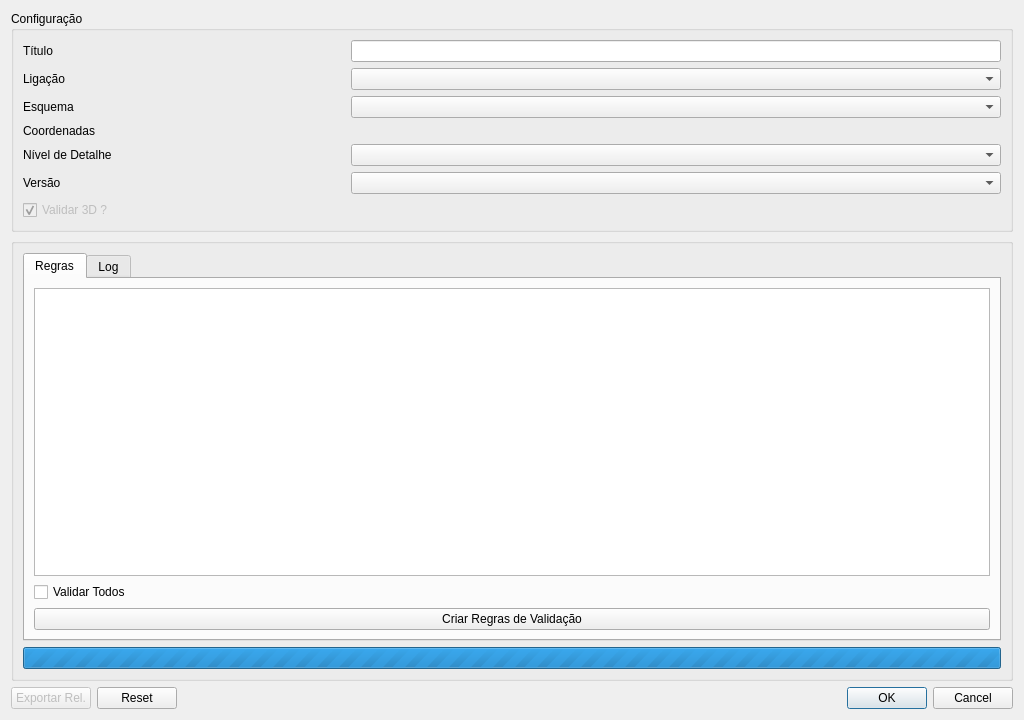
<?xml version="1.0" encoding="UTF-8"?>
<ui version="4.0">
 <class>ValidationDialog</class>
 <widget class="QDialog" name="ValidationDialog">
  <property name="geometry">
   <rect>
    <x>0</x>
    <y>0</y>
    <width>1024</width>
    <height>720</height>
   </rect>
  </property>
  <property name="windowTitle">
   <string>Direção-Geral do Território - Recart - Validar Cartografia</string>
  </property>
  <property name="locale">
   <locale language="Portuguese" country="Portugal"/>
  </property>
  <layout class="QGridLayout" name="gridLayout">
   <item row="2" column="1">
    <widget class="QDialogButtonBox" name="buttonBox">
     <property name="standardButtons">
      <set>QDialogButtonBox::Cancel|QDialogButtonBox::Ok|QDialogButtonBox::Reset</set>
     </property>
    </widget>
   </item>
   <item row="1" column="0" colspan="2">
    <widget class="QWidget" name="widget" native="true">
     <layout class="QGridLayout" name="gridLayout_6">
      <property name="leftMargin">
       <number>0</number>
      </property>
      <property name="topMargin">
       <number>0</number>
      </property>
      <property name="rightMargin">
       <number>0</number>
      </property>
      <property name="bottomMargin">
       <number>0</number>
      </property>
      <item row="0" column="0" colspan="2">
       <widget class="QGroupBox" name="groupBox_4">
        <property name="title">
         <string>Configuração</string>
        </property>
        <layout class="QGridLayout" name="gridLayout_3">
         <item row="6" column="1" colspan="2">
          <widget class="QComboBox" name="versaocomboBox"/>
         </item>
         <item row="5" column="1" colspan="2">
          <widget class="QComboBox" name="comboBox"/>
         </item>
         <item row="5" column="0">
          <widget class="QLabel" name="label_4">
           <property name="text">
            <string>Nível de Detalhe</string>
           </property>
          </widget>
         </item>
         <item row="7" column="0">
          <widget class="QCheckBox" name="checkBox">
           <property name="enabled">
            <bool>false</bool>
           </property>
           <property name="visible">
            <bool>false</bool>
           </property>
           <property name="text">
            <string>Validar 3D ?</string>
           </property>
           <property name="checked">
            <bool>true</bool>
           </property>
          </widget>
         </item>
         <item row="6" column="0">
          <widget class="QLabel" name="label">
           <property name="text">
            <string>Versão</string>
           </property>
          </widget>
         </item>
         <item row="2" column="0">
          <widget class="QLabel" name="label_3">
           <property name="text">
            <string>Esquema</string>
           </property>
          </widget>
         </item>
         <item row="1" column="0">
          <widget class="QLabel" name="label_11">
           <property name="text">
            <string>Ligação</string>
           </property>
          </widget>
         </item>
         <item row="2" column="1" colspan="2">
          <widget class="QComboBox" name="schemaName"/>
         </item>
         <item row="0" column="1" colspan="2">
          <widget class="QLineEdit" name="lineEdit"/>
         </item>
         <item row="0" column="0">
          <widget class="QLabel" name="label_12">
           <property name="text">
            <string>Título</string>
           </property>
          </widget>
         </item>
         <item row="1" column="1" colspan="2">
          <widget class="QComboBox" name="connCombo"/>
         </item>
         <item row="4" column="1">
          <widget class="QgsProjectionSelectionWidget" name="mQgsProjectionSelectionWidget"/>
         </item>
         <item row="4" column="0">
          <widget class="QLabel" name="label_2">
           <property name="text">
            <string>Coordenadas</string>
           </property>
          </widget>
         </item>
        </layout>
       </widget>
      </item>
      <item row="2" column="0" colspan="2">
       <widget class="QGroupBox" name="groupBox_5">
        <property name="title">
         <string/>
        </property>
        <layout class="QVBoxLayout" name="verticalLayout_2">
         <item>
          <widget class="QTabWidget" name="tabWidget">
           <property name="currentIndex">
            <number>0</number>
           </property>
           <widget class="QWidget" name="tab">
            <attribute name="title">
             <string>Regras</string>
            </attribute>
            <layout class="QVBoxLayout" name="verticalLayout">
             <item>
              <widget class="QTableView" name="tableView"/>
             </item>
             <item>
              <widget class="QCheckBox" name="checkBoxAll">
               <property name="text">
                <string>Validar Todos</string>
               </property>
              </widget>
             </item>
             <item>
              <widget class="QPushButton" name="pushButton">
               <property name="text">
                <string>Criar Regras de Validação</string>
               </property>
              </widget>
             </item>
            </layout>
           </widget>
           <widget class="QWidget" name="tab_2">
            <attribute name="title">
             <string>Log</string>
            </attribute>
            <layout class="QVBoxLayout" name="verticalLayout_3">
             <item>
              <widget class="QPlainTextEdit" name="plainTextEdit"/>
             </item>
            </layout>
           </widget>
          </widget>
         </item>
         <item>
          <widget class="QProgressBar" name="progressBar">
           <property name="maximum">
            <number>0</number>
           </property>
           <property name="value">
            <number>0</number>
           </property>
          </widget>
         </item>
        </layout>
       </widget>
      </item>
     </layout>
    </widget>
   </item>
   <item row="2" column="0">
    <widget class="QPushButton" name="relButton">
     <property name="enabled">
      <bool>false</bool>
     </property>
     <property name="text">
      <string>Exportar Rel.</string>
     </property>
    </widget>
   </item>
  </layout>
 </widget>
 <customwidgets>
  <customwidget>
   <class>QgsProjectionSelectionWidget</class>
   <extends>QWidget</extends>
   <header>qgsprojectionselectionwidget.h</header>
  </customwidget>
 </customwidgets>
 <resources/>
 <connections>
  <connection>
   <sender>buttonBox</sender>
   <signal>rejected()</signal>
   <receiver>ValidationDialog</receiver>
   <slot>reject()</slot>
   <hints>
    <hint type="sourcelabel">
     <x>400</x>
     <y>458</y>
    </hint>
    <hint type="destinationlabel">
     <x>319</x>
     <y>239</y>
    </hint>
   </hints>
  </connection>
  <connection>
   <sender>connCombo</sender>
   <signal>currentTextChanged(QString)</signal>
   <receiver>ValidationDialog</receiver>
   <slot>changeConn(QString)</slot>
   <hints>
    <hint type="sourcelabel">
     <x>589</x>
     <y>115</y>
    </hint>
    <hint type="destinationlabel">
     <x>511</x>
     <y>359</y>
    </hint>
   </hints>
  </connection>
  <connection>
   <sender>checkBox</sender>
   <signal>toggled(bool)</signal>
   <receiver>ValidationDialog</receiver>
   <slot>validate3dChange(bool)</slot>
   <hints>
    <hint type="sourcelabel">
     <x>154</x>
     <y>114</y>
    </hint>
    <hint type="destinationlabel">
     <x>426</x>
     <y>239</y>
    </hint>
   </hints>
  </connection>
  <connection>
   <sender>pushButton</sender>
   <signal>clicked()</signal>
   <receiver>ValidationDialog</receiver>
   <slot>setupRules()</slot>
   <hints>
    <hint type="sourcelabel">
     <x>426</x>
     <y>373</y>
    </hint>
    <hint type="destinationlabel">
     <x>426</x>
     <y>239</y>
    </hint>
   </hints>
  </connection>
  <connection>
   <sender>relButton</sender>
   <signal>clicked()</signal>
   <receiver>ValidationDialog</receiver>
   <slot>exportRel()</slot>
   <hints>
    <hint type="sourcelabel">
     <x>57</x>
     <y>458</y>
    </hint>
    <hint type="destinationlabel">
     <x>426</x>
     <y>239</y>
    </hint>
   </hints>
  </connection>
  <connection>
   <sender>checkBoxAll</sender>
   <signal>toggled(bool)</signal>
   <receiver>ValidationDialog</receiver>
   <slot>validateAllChange(bool)</slot>
   <hints>
    <hint type="sourcelabel">
     <x>511</x>
     <y>583</y>
    </hint>
    <hint type="destinationlabel">
     <x>511</x>
     <y>359</y>
    </hint>
   </hints>
  </connection>
  <connection>
   <sender>schemaName</sender>
   <signal>currentTextChanged(QString)</signal>
   <receiver>ValidationDialog</receiver>
   <slot>changeSchema(QString)</slot>
   <hints>
    <hint type="sourcelabel">
     <x>676</x>
     <y>115</y>
    </hint>
    <hint type="destinationlabel">
     <x>511</x>
     <y>359</y>
    </hint>
   </hints>
  </connection>
 </connections>
 <slots>
  <slot>changeConn(QString)</slot>
  <slot>validate3dChange(bool)</slot>
  <slot>setupRules()</slot>
  <slot>exportRel()</slot>
  <slot>validateAllChange(bool)</slot>
  <slot>changeSchema(QString)</slot>
 </slots>
</ui>
